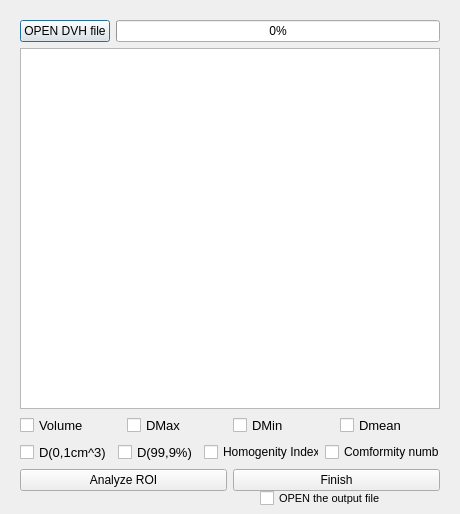
<?xml version="1.0" encoding="UTF-8"?>
<ui version="4.0">
 <class>DVH2</class>
 <widget class="QDialog" name="DVH2">
  <property name="geometry">
   <rect>
    <x>0</x>
    <y>0</y>
    <width>460</width>
    <height>514</height>
   </rect>
  </property>
  <property name="windowTitle">
   <string>GetInputs</string>
  </property>
  <widget class="QWidget" name="layoutWidget">
   <property name="geometry">
    <rect>
     <x>20</x>
     <y>20</y>
     <width>420</width>
     <height>471</height>
    </rect>
   </property>
   <layout class="QVBoxLayout" name="verticalLayout_2">
    <item>
     <layout class="QVBoxLayout" name="verticalLayout">
      <item>
       <layout class="QHBoxLayout" name="horizontalLayout_2">
        <item>
         <widget class="QPushButton" name="pushButton">
          <property name="text">
           <string>OPEN DVH file</string>
          </property>
         </widget>
        </item>
        <item>
         <widget class="QProgressBar" name="progressBar">
          <property name="value">
           <number>0</number>
          </property>
         </widget>
        </item>
       </layout>
      </item>
      <item>
       <widget class="QListWidget" name="listWidget"/>
      </item>
      <item>
       <layout class="QHBoxLayout" name="horizontalLayout"/>
      </item>
     </layout>
    </item>
    <item>
     <layout class="QHBoxLayout" name="horizontalLayout_4">
      <item>
       <widget class="QCheckBox" name="CheckBoxVol">
        <property name="font">
         <font>
          <pointsize>10</pointsize>
         </font>
        </property>
        <property name="text">
         <string>Volume</string>
        </property>
       </widget>
      </item>
      <item>
       <widget class="QCheckBox" name="checkBoxMax">
        <property name="font">
         <font>
          <pointsize>10</pointsize>
         </font>
        </property>
        <property name="text">
         <string>DMax</string>
        </property>
       </widget>
      </item>
      <item>
       <widget class="QCheckBox" name="checkBoxMin">
        <property name="font">
         <font>
          <pointsize>10</pointsize>
         </font>
        </property>
        <property name="text">
         <string>DMin</string>
        </property>
       </widget>
      </item>
      <item>
       <widget class="QCheckBox" name="checkBoxMean">
        <property name="font">
         <font>
          <pointsize>10</pointsize>
         </font>
        </property>
        <property name="text">
         <string>Dmean</string>
        </property>
       </widget>
      </item>
     </layout>
    </item>
    <item>
     <layout class="QHBoxLayout" name="horizontalLayout_3">
      <item>
       <widget class="QCheckBox" name="checkBox01">
        <property name="font">
         <font>
          <pointsize>10</pointsize>
         </font>
        </property>
        <property name="text">
         <string>D(0,1cm^3)</string>
        </property>
       </widget>
      </item>
      <item>
       <widget class="QCheckBox" name="checkBox99">
        <property name="font">
         <font>
          <pointsize>10</pointsize>
         </font>
        </property>
        <property name="text">
         <string>D(99,9%)</string>
        </property>
       </widget>
      </item>
      <item>
       <widget class="QCheckBox" name="checkBox_HI">
        <property name="text">
         <string>Homogenity Index</string>
        </property>
       </widget>
      </item>
      <item>
       <widget class="QCheckBox" name="checkBox_CN">
        <property name="text">
         <string>Comformity number</string>
        </property>
       </widget>
      </item>
     </layout>
    </item>
    <item>
     <layout class="QHBoxLayout" name="horizontalLayout_5">
      <item>
       <widget class="QPushButton" name="pushButton_2">
        <property name="text">
         <string>Analyze ROI</string>
        </property>
       </widget>
      </item>
      <item>
       <widget class="QPushButton" name="pushButton_3">
        <property name="text">
         <string>Finish</string>
        </property>
       </widget>
      </item>
     </layout>
    </item>
   </layout>
  </widget>
  <widget class="QCheckBox" name="checkBox">
   <property name="geometry">
    <rect>
     <x>260</x>
     <y>490</y>
     <width>128</width>
     <height>17</height>
    </rect>
   </property>
   <property name="font">
    <font>
     <pointsize>8</pointsize>
    </font>
   </property>
   <property name="text">
    <string>OPEN the output file</string>
   </property>
  </widget>
 </widget>
 <resources/>
 <connections/>
</ui>
